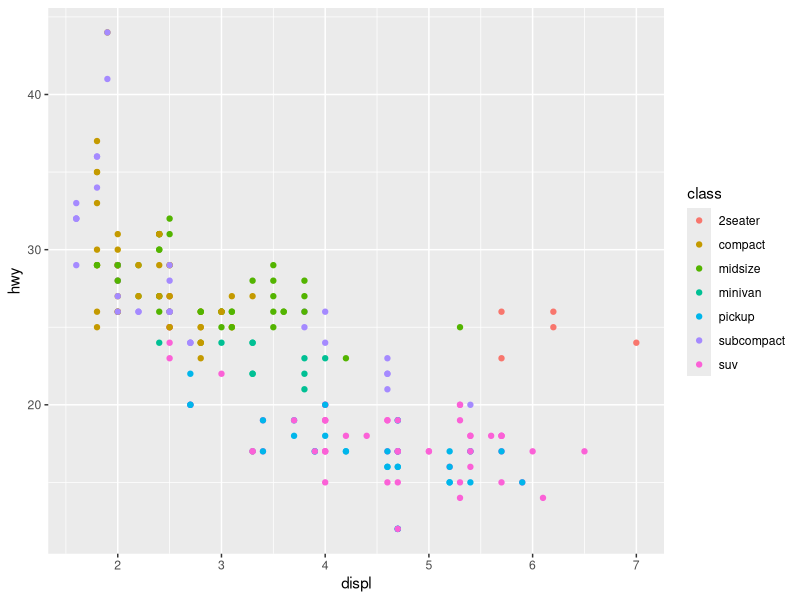
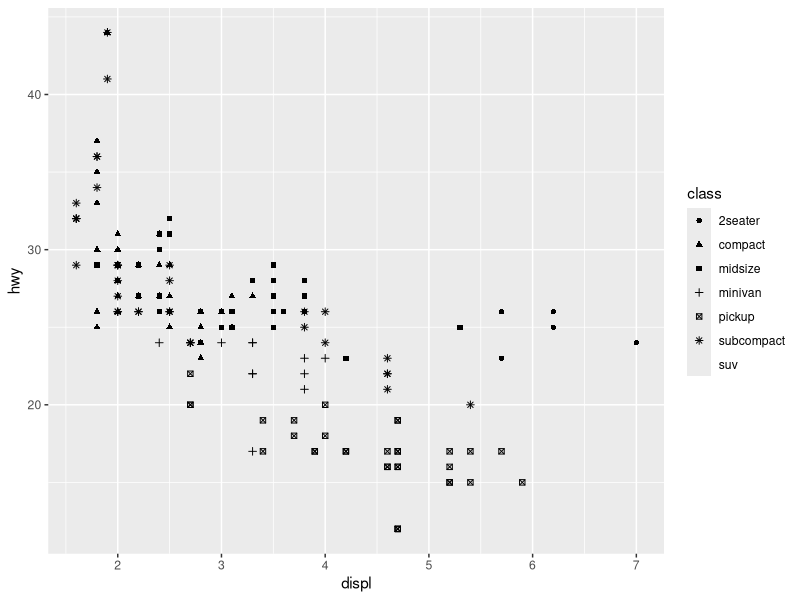
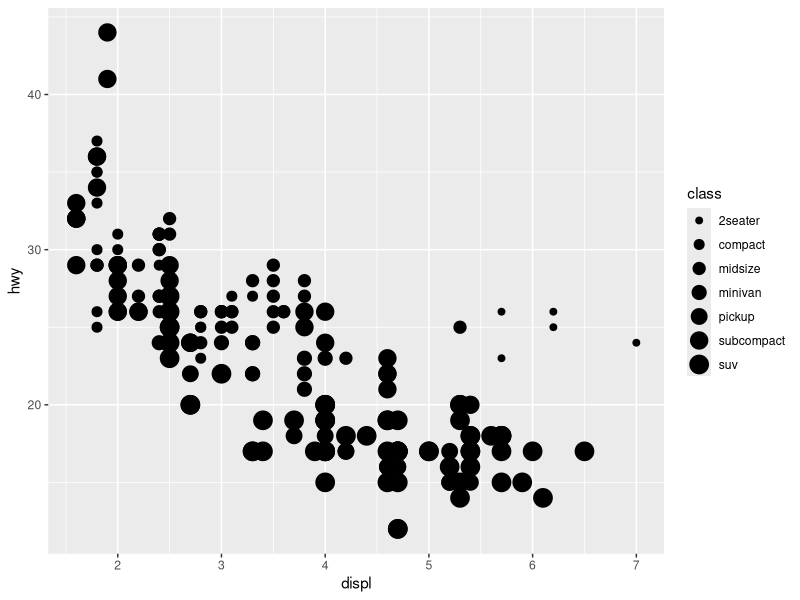
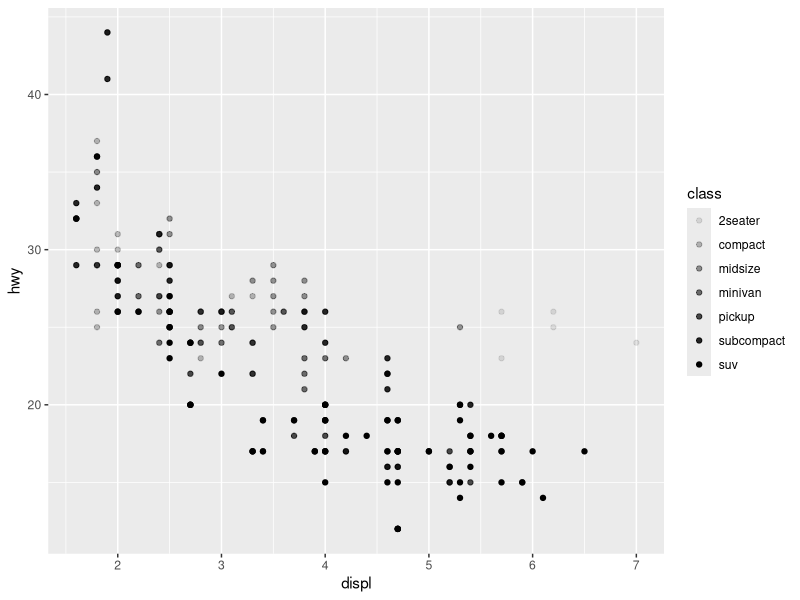
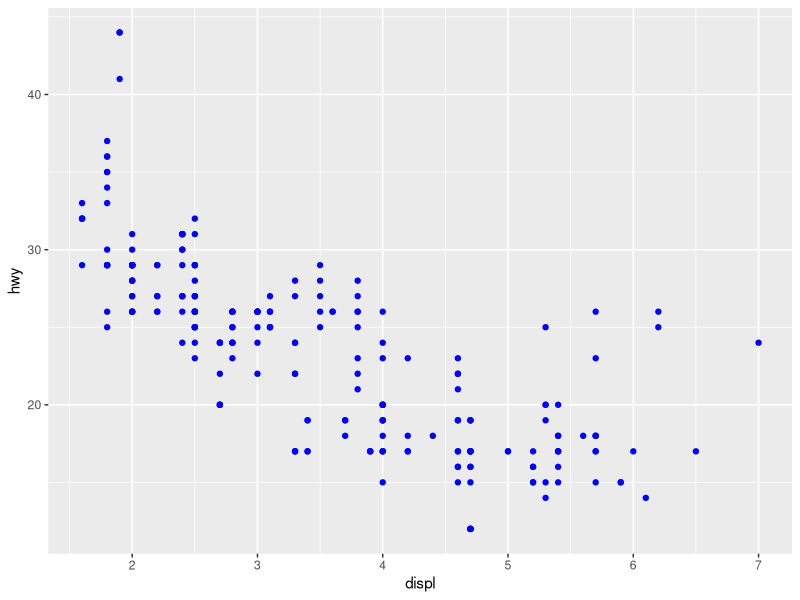
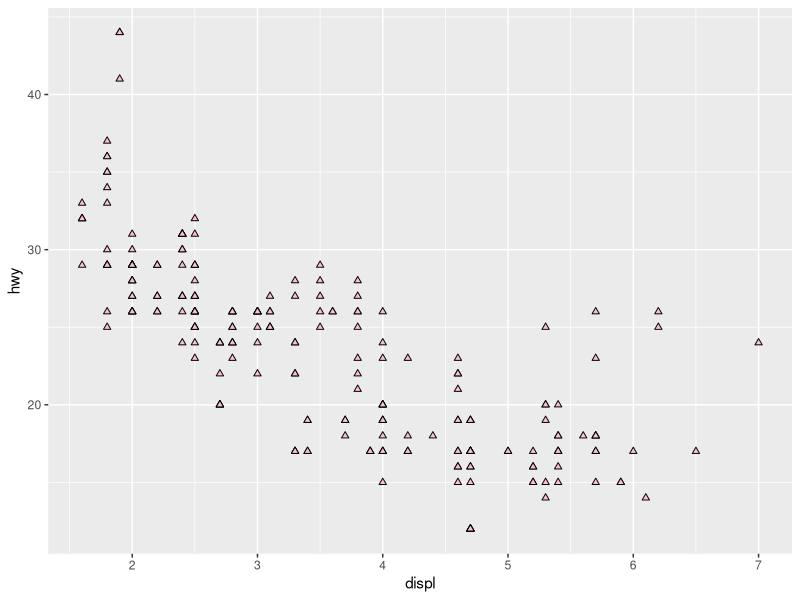
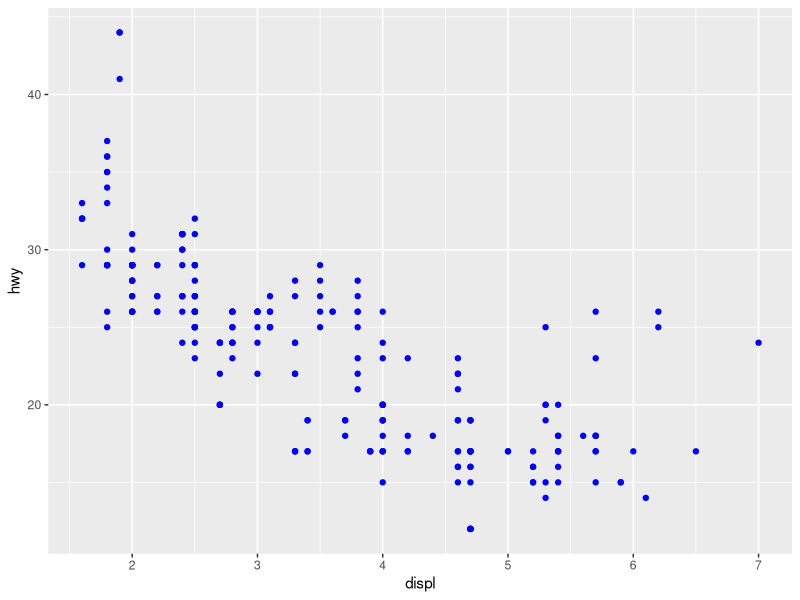
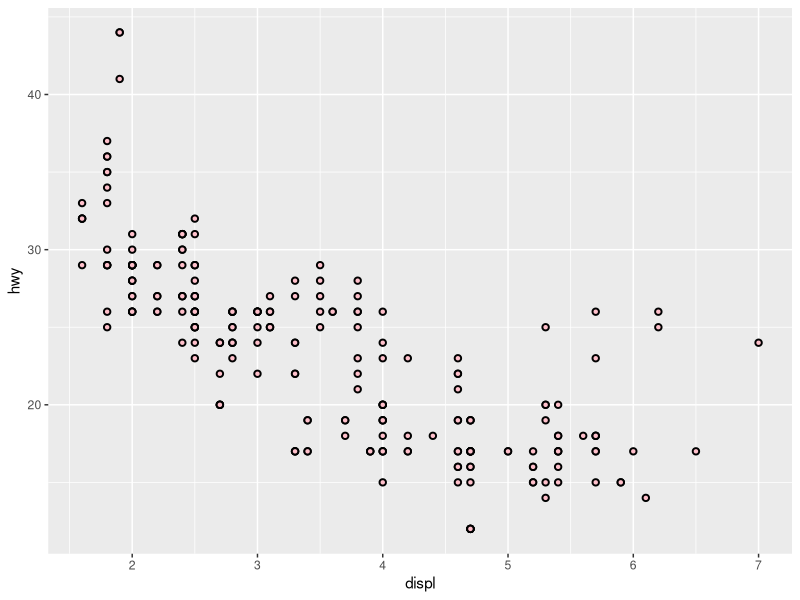

Generate these figures, in order, with R:
library(tidyverse)

#Chapter 9.2 Examples------------------------------------------------------
#Relationship between displ and hwy between classes
ggplot(mpg, aes(x = displ, y = hwy, color = class)) +
  geom_point()

#Relationship between displ and hwy between classes(2)
ggplot(mpg, aes(x = displ, y = hwy, shape = class)) +
  geom_point()

#Relationship between displ and hwy between classes(3)
ggplot(mpg, aes(x = displ, y = hwy, size = class)) +
  geom_point()

#Relationship between displ and hwy between classes(4)
ggplot(mpg, aes(x = displ, y = hwy, alpha = class)) +
  geom_point()

#Relationship between displ and hwy
ggplot(mpg, aes(x = displ, y = hwy)) +
  geom_point(color = "blue")


# Chapter 9.2 Exercise ----------------------------------------------------
#Pink triangles
ggplot(mpg, aes(x = displ, y = hwy)) +
  geom_point(shape = 24, fill = "pink")

#Make plot blue
ggplot(mpg) +
  geom_point(aes(x = displ, y = hwy), color = "blue")

#Stroke aesthetic
ggplot(mpg, aes(x = displ, y = hwy)) + 
geom_point(shape = 21, fill = "pink", stroke = 1)
  
#Alternative Aesthetic mapping
ggplot(mpg, aes(x = displ, y = hwy)) +
  geom_point(aes(color = displ < 5), show.legend = FALSE)

# Chapter 9.3 Examples ----------------------------------------------------
#Left graph
ggplot(mpg, aes(x = displ, y = hwy)) +
  geom_point()

#Right graph
ggplot(mpg, aes(x = displ, y = hwy)) +
  geom_smooth()

#Ignoring Argument 1
ggplot(mpg, aes(x = displ, y = hwy, shape = drv)) +
  geom_smooth()

#Ignoring Argument 2
ggplot(mpg, aes(x = displ, y = hwy, linetype = drv)) +
  geom_smooth()

#Clarifying graph
ggplot(mpg, aes(x = displ, y = hwy, color = drv)) +
  geom_point() +
  geom_smooth(aes(linetype = drv))

#Group example 1
ggplot(mpg, aes(x = displ, y = hwy)) +
  geom_smooth()

#Group example 2
ggplot(mpg, aes(x = displ, y = hwy)) +
  geom_smooth(aes(group = drv))

#Group example 3
ggplot(mpg, aes(x = displ, y = hwy)) +
  geom_smooth(aes(color = drv), show.legend = FALSE)

#Local Mappings
ggplot(mpg, aes(x = displ, y = hwy)) +
  geom_point(aes(color = drv)) +
  geom_smooth()

#Local Mappings 2
ggplot(mpg, aes(x = displ, y = hwy)) +
  geom_point() +
  geom_point(
    data = mpg |> filter(class == "2seater"), color = "red"
  ) +
  geom_point(
    data = mpg |> filter(class == "2seater"), 
    shape = "circle open",
    color = "red",
    size = 3
  )

#Unique data 1
ggplot(mpg, aes(hwy)) +
  geom_histogram(binwidth = 2)

#Unique data 2
ggplot(mpg, aes(hwy)) +
  geom_density()

#Unique data 3
ggplot(mpg, aes(hwy)) +
  geom_boxplot()


# Chapter 9.3 Exercise  ---------------------------------------------------
#Recreation 1
ggplot(mpg, aes(x = displ, y = hwy)) +
  geom_point() +
  geom_smooth(se = FALSE)
 
#Recreation 2
ggplot(mpg, aes(x = displ, y = hwy)) +
  geom_point() +
  geom_smooth(aes(group = drv), se = FALSE)

#Recreation 3
ggplot(mpg, aes(x = displ, y = hwy, color = drv)) +
  geom_point() +
  geom_smooth(se = FALSE)

#Recreation 4
ggplot(mpg, aes(x = displ, y = hwy)) +
  geom_point(aes(color = drv)) +
  geom_smooth(se = FALSE)

#Recreation 5
ggplot(mpg, aes(x = displ, y = hwy)) +
  geom_point(aes(color = drv)) +
  geom_smooth(aes(linetype = drv), se = FALSE)

#Recreation 6
ggplot(mpg, aes(x = displ, y = hwy)) +
  geom_point(aes(color = drv)) +
  geom_point(color = "white", shape = "circle open", size = 3)
